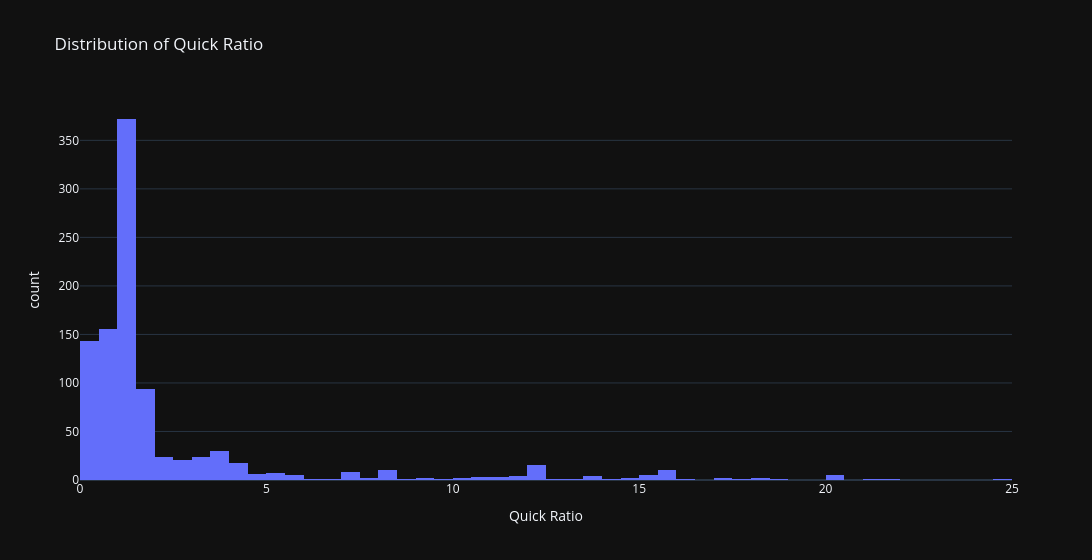

The code cell stored with this chart in its notebook:
### Code cell
df=conn.sql("""
    WITH quantile_thresholds AS (
        SELECT 
            PERCENTILE_CONT(0.01) WITHIN GROUP (ORDER BY quick_ratio) AS lower_quantile,
            PERCENTILE_CONT(0.99) WITHIN GROUP (ORDER BY quick_ratio) AS upper_quantile
        FROM gold.financial_metrics
        WHERE quick_ratio IS NOT NULL
        
    )
    SELECT 
        accession_number,
        period_end,
        filed,
        quick_ratio 
    FROM gold.financial_metrics, quantile_thresholds
    WHERE quick_ratio > lower_quantile
    AND quick_ratio < upper_quantile
""")
fig=px.histogram(
    df,
    x='quick_ratio',
    nbins=100,
    title='Distribution of Quick Ratio',
    labels={'quick_ratio':'Quick Ratio'},
    hover_data={'accession_number':True, 'period_end':True, 'filed':True},
    template='plotly_dark',
    width=1450
)
fig.show()

### Figure 1 — Plotly figure (JSON) as saved in the notebook; plotly's stock layout.template omitted (floating-point values rounded to 4 significant figures; data arrays with more than 128 entries replaced by an {"elided": "..."} marker saying what was removed)
{"data": [{"bingroup": "x", "hovertemplate": "Quick Ratio=%{x}<br>count=%{y}<extra></extra>", "legendgroup": "", "marker": {"color": "#636efa", "pattern": {"shape": ""}}, "name": "", "nbinsx": 100, "orientation": "v", "showlegend": false, "type": "histogram", "x": {"elided": "992 float values"}, "xaxis": "x", "yaxis": "y"}], "layout": {"barmode": "relative", "legend": {"tracegroupgap": 0}, "title": {"text": "Distribution of Quick Ratio"}, "width": 1450, "xaxis": {"anchor": "y", "domain": [0, 1], "title": {"text": "Quick Ratio"}}, "yaxis": {"anchor": "x", "domain": [0, 1], "title": {"text": "count"}}}}
